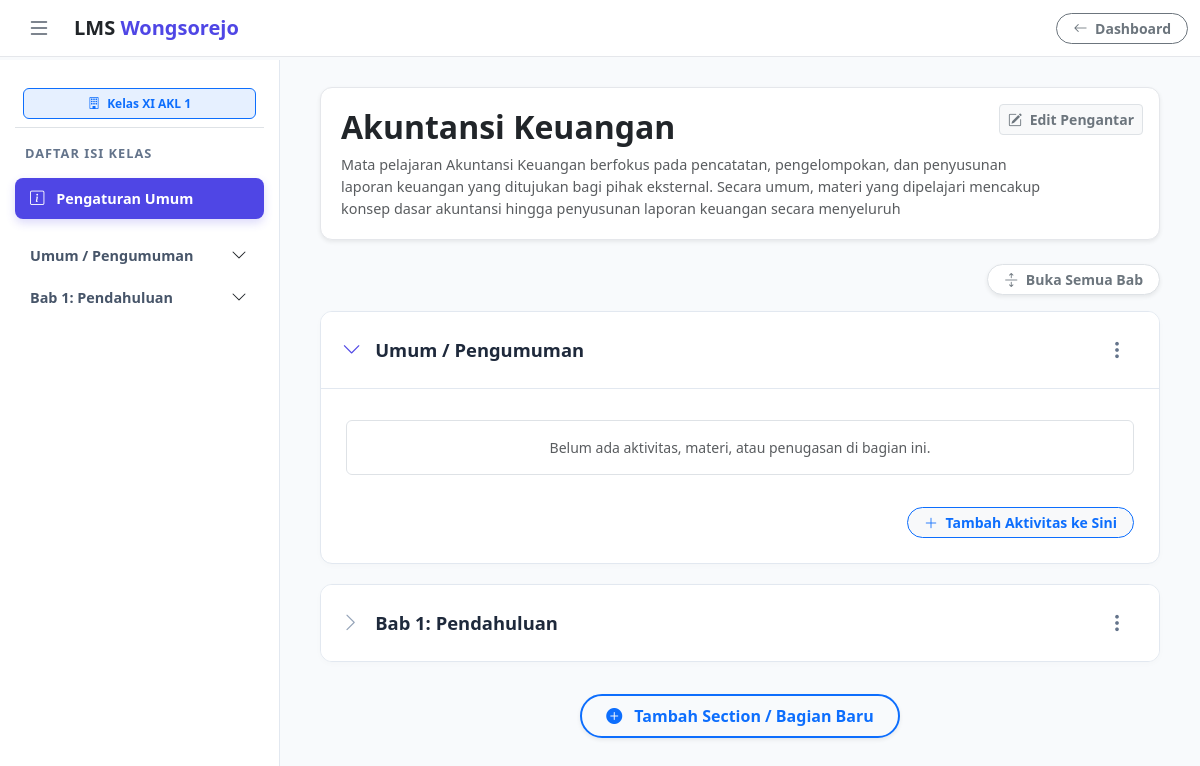
/guru/kelolaMapel.php?id_mapel=MP002&kelas=XI+AKL+1 (signed in), run on the app's committed database.
### tables this page shows
CREATE TABLE `topik_mapel` (
  `IDTopik` int NOT NULL,
  `IDMapel` varchar(10) NOT NULL,
  `Kelas` varchar(50) DEFAULT NULL,
  `NamaTopik` varchar(100) NOT NULL,
  `Urutan` int NOT NULL
);

CREATE TABLE `mapel` (
  `IDMapel` char(5) NOT NULL,
  `IDGuru` char(5) DEFAULT NULL,
  `Kelas` text,
  `TahunAjaran` varchar(20) DEFAULT NULL,
  `NamaMapel` varchar(60) NOT NULL,
  `Deskripsi` text,
  `Gambar` varchar(255) DEFAULT NULL
);

### guru/kelolaMapel.php (the view, shortened to what this page needs)
<?php
require '../login/koneksi.php';
$id_mapel = mysqli_real_escape_string($koneksi, $_GET['id_mapel']);
$kelas    = mysqli_real_escape_string($koneksi, $_GET['kelas']);
$query_mapel = mysqli_query($koneksi, "SELECT * FROM mapel WHERE IDMapel = '$id_mapel'");
$mapel = mysqli_fetch_assoc($query_mapel);
$nama_mapel = $mapel['NamaMapel'] ?? 'Mapel Tidak Ditemukan';
$deskripsi_mapel = !empty($mapel['Deskripsi']) ? $mapel['Deskripsi'] : 'Belum ada panduan untuk mata pelajaran ini.';
$q_topik_all = mysqli_query($koneksi, "SELECT * FROM topik_mapel WHERE IDMapel = '$id_mapel' AND Kelas = '$kelas' ORDER BY Urutan ASC");
$daftar_topik = [];
while($t = mysqli_fetch_assoc($q_topik_all)) { $daftar_topik[] = $t; }
?>
<!DOCTYPE html>
<html lang="id">
<head>
    <link href="https://cdn.jsdelivr.net/npm/bootstrap@5.3.0/dist/css/bootstrap.min.css" rel="stylesheet">
    <link rel="stylesheet" href="https://cdn.jsdelivr.net/npm/bootstrap-icons@1.10.5/font/bootstrap-icons.css">
</head>
<body>
    <nav class="navbar navbar-expand-lg navbar-custom sticky-top py-2">
        <div class="container-fluid">
            <div class="d-flex align-items-center">
                <button class="btn-toggle" id="sidebarToggle"><i class="bi bi-list"></i></button>
                <a class="navbar-brand fw-bold ms-2 text-dark fs-5" href="#">LMS <span style="color: var(--primary);">Wongsorejo</span></a>
            </div>
            <a href="guru.php" class="btn btn-outline-secondary btn-sm rounded-pill fw-bold px-3"><i class="bi bi-arrow-left me-1"></i> Dashboard</a>
        </div>
    </nav>
    <div id="wrapper">
    <nav id="sidebar-course">
            <div class="p-2 mb-2 border-bottom text-center">
                <span class="badge bg-primary bg-opacity-10 text-primary border border-primary w-100 py-2"><i class="bi bi-building me-1"></i> Kelas <?= htmlspecialchars($kelas) ?></span>
            </div>
            <div class="course-index-title mt-3">DAFTAR ISI KELAS</div>
            <a href="#header-mapel" class="index-item active mb-3" onclick="setActiveSidebar(this)">
                <i class="bi bi-info-square me-2"></i> Pengaturan Umum
            </a>
            <div class="accordion accordion-flush sidebar-accordion" id="accordionSidebar">
            <?php foreach($daftar_topik as $tp):
                $id_tp = $tp['IDTopik'];
            ?>
                <div class="accordion-item bg-transparent border-0">
                    <h2 class="accordion-header">
                        <button class="accordion-button collapsed bg-transparent" type="button" data-bs-toggle="collapse" data-bs-target="#sideCollapse<?= $id_tp ?>" aria-expanded="false" onclick="bukaSectionUtama('<?= $id_tp ?>')">
                            <span class="text-truncate" style="max-width: 190px;"><?= htmlspecialchars($tp['NamaTopik']) ?></span>
                        </button>
                    </h2>
                </div>
            <?php endforeach; ?>
            </div>
        </nav>
        <main id="main-content">
            <div id="header-mapel" class="desc-box shadow-sm mb-4">
                <button class="btn btn-sm btn-light border position-absolute top-0 end-0 m-3 fw-bold text-secondary" data-bs-toggle="modal" data-bs-target="#modalEditDeskripsi">
                    <i class="bi bi-pencil-square me-1"></i> Edit Pengantar
                </button>
                <h2 class="fw-bold text-dark mb-1"><?= htmlspecialchars($nama_mapel) ?></h2>
                <p class="mb-0 text-muted mt-2" style="font-size: 0.9rem; max-width: 90%;"><?= nl2br(htmlspecialchars($deskripsi_mapel)) ?></p>
            </div>
            <div class="d-flex justify-content-end mb-3">
                <button class="btn btn-sm btn-white border text-secondary fw-bold shadow-sm rounded-pill px-3 bg-white" id="btnToggleAll" onclick="toggleAllSections()">
                    <i class="bi bi-arrows-expand me-1"></i> <span id="textToggleAll">Buka Semua Bab</span>
                </button>
            </div>
            <?php
            foreach($daftar_topik as $index => $topik):
                $id_topik = $topik['IDTopik'];
                $nama_topik = $topik['NamaTopik'];
                $is_first = ($index == 0);
            ?>
            <div class="section-card course-chapter" id="section-<?= $id_topik ?>">
                <div class="section-header">
                    <div class="section-title-wrapper" data-bs-toggle="collapse" data-bs-target="#collapseTopik<?= $id_topik ?>" aria-expanded="<?= $is_first ? 'true' : 'false' ?>">
                        <i class="bi bi-chevron-right toggle-icon"></i>
                        <h3 class="section-title"><?= htmlspecialchars($nama_topik) ?></h3>
                    </div>
                    <div class="dropdown">
                        <button class="btn-action-section" type="button" data-bs-toggle="dropdown" aria-expanded="false">
                            <i class="bi bi-three-dots-vertical fs-5"></i>
                        </button>
                    </div>
                </div>
                <div id="collapseTopik<?= $id_topik ?>" class="collapse <?= $is_first ? 'show' : '' ?>">
                    <div class="section-body">
                        <?php
                        $ada_konten = false;
                        ?>
                        <?php if(!$ada_konten): ?>
                            <div class="text-center py-3">
                                <div class="text-muted small border border-dashed rounded p-3 bg-white">Belum ada aktivitas, materi, atau penugasan di bagian ini.</div>
                            </div>
                        <?php endif; ?>
                        <div class="mt-3 text-end">
                            <button class="btn btn-sm btn-light border border-primary text-primary fw-bold rounded-pill px-3" onclick="bukaModalAktivitas('<?= $id_topik ?>', '<?= addslashes(htmlspecialchars($nama_topik)) ?>')">
                                <i class="bi bi-plus-lg me-1"></i> Tambah Aktivitas ke Sini
                            </button>
                        </div>
                    </div>
                </div>
            </div>
            <?php endforeach; ?>
            <div class="text-center mt-4 pt-2 mb-5">
                <button class="btn btn-outline-primary border-2 fw-bold rounded-pill px-4 shadow-sm py-2" data-bs-toggle="modal" data-bs-target="#modalTambahTopik">
                    <i class="bi bi-plus-circle-fill me-2"></i> Tambah Section / Bagian Baru
                </button>
            </div>
        </main>
    </div>
</body>
</html>

### guru/kelolaMapel.php (style rules this page uses)
:root { --primary: #4f46e5; --primary-light: #eef2ff; --sidebar-width: 280px; }
body { background-color: #f8fafc; overflow-x: hidden; font-family: 'Segoe UI', system-ui, sans-serif; }
.navbar-custom { background: #fff; border-bottom: 1px solid #e5e7eb; z-index: 1030; }
.btn-toggle { font-size: 1.5rem; color: #4b5563; background: transparent; border: none; padding: 0 15px; }
#wrapper { display: flex; width: 100%; align-items: stretch; min-height: calc(100vh - 60px); }
#sidebar-course { min-width: 280px; max-width: 280px; background: #fff; border-right: 1px solid #e2e8f0; position: sticky; top: 60px; height: calc(100vh - 60px); overflow-y: auto; padding: 20px 15px; z-index: 100; transition: all 0.3s; }
.course-index-title { font-size: 0.8rem; font-weight: 700; color: #64748b; text-transform: uppercase; letter-spacing: 1px; margin-bottom: 15px; padding-left: 10px; }
.index-item { display: block; padding: 10px 15px; color: #475569; text-decoration: none; border-radius: 8px; font-weight: 600; font-size: 0.9rem; transition: 0.2s; margin-bottom: 5px; cursor: pointer; }
.index-item.active { background: #4f46e5; color: #fff; box-shadow: 0 4px 10px rgba(79, 70, 229, 0.2); }
#main-content { width: 100%; padding: 30px 40px; transition: all 0.3s; }
.desc-box { background: #fff; border: 1px solid #e5e7eb; border-radius: 12px; padding: 20px; position: relative; }
.section-card { background: #fff; border: 1px solid #e2e8f0; border-radius: 12px; margin-bottom: 20px; box-shadow: 0 2px 6px rgba(0,0,0,0.02); overflow: hidden; }
.section-header { padding: 15px 20px; display: flex; align-items: center; justify-content: space-between; background: #fff; transition: 0.2s; }
.section-title-wrapper { display: flex; align-items: center; flex-grow: 1; cursor: pointer; }
.toggle-icon { font-size: 1.2rem; color: #94a3b8; transition: transform 0.3s ease; margin-right: 15px; }
.section-title-wrapper[aria-expanded="true"] .toggle-icon { transform: rotate(90deg); color: #4f46e5; }
.section-title-wrapper[aria-expanded="true"] { border-bottom: 1px solid transparent; }
.section-title { font-weight: 700; color: #1e293b; font-size: 1.15rem; margin: 0; }
.section-body { padding: 15px 25px 25px 25px; border-top: 1px solid #e2e8f0; }
.btn-action-section { color: #64748b; background: transparent; border: none; padding: 8px 12px; border-radius: 8px; transition: 0.2s; }
.sidebar-accordion .accordion-button { padding: 10px 15px; color: #475569; border-radius: 8px; font-weight: 600; font-size: 0.9rem; margin-bottom: 2px; }
.sidebar-accordion .accordion-button::after { transform: scale(0.8); }

### data on the page
topik_mapel: NamaTopik "Umum / Pengumuman", shows "Belum ada aktivitas, materi, atau penugasan di bagian ini."
topik_mapel: NamaTopik "Bab 1: Pendahuluan"
mapel: NamaMapel "Akuntansi Keuangan", Deskripsi "Mata pelajaran Akuntansi Keuangan berfokus pada pencatatan, pengelompokan, dan penyusunan laporan keuangan yang ditujukan bagi pihak eksternal. Secara umum, materi yang dipelajari mencakup konsep dasar akuntansi hingga penyusunan laporan keuangan secara menyeluruh"

### other printed values
$kelas "XI AKL 1"
